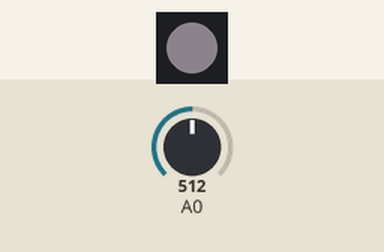
A sketch run on a simulated Arduino Uno, built with avr-gcc and run on an emulated ATmega328P. Parts: 1 RGB LEDs in strip order, left to right. Wiring (inferred from the names in the program): P9813 LEDs: data pin 5; clock pin 6. The inputs (shaded band) are chosen by the test bench; at power-on: A0 = 512. Dim RGB values are drawn brighter than linear; random numbers use the default seed unless the sketch sets one.

Above: at 4.25 s.
4.3 s: A0 set to 306
At 4.45 s:
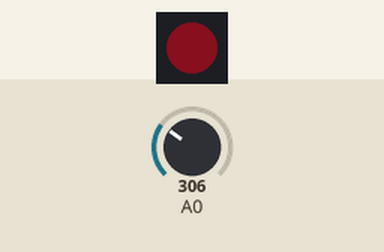
7.3 s: A0 set to 511
At 7.45 s:
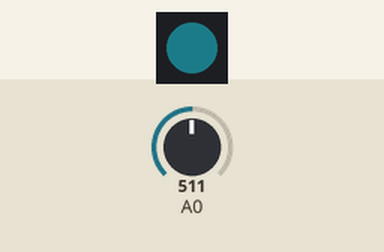
10.3 s: A0 set to 716
At 10.75 s:
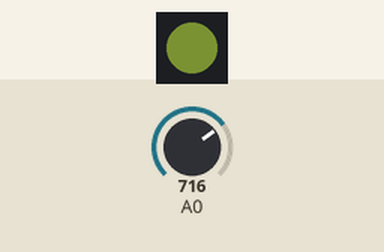
Timing chart, 0 to 19.3 s (numbered marks = the images above; inputs shaded):
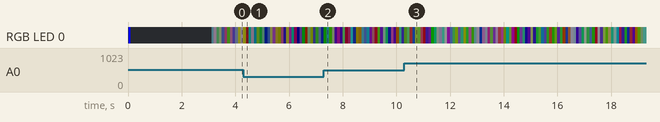

The sketch:

Test_P9813.ino
```cpp
/* Тестовая программа для Arduino по работе с драйвером трёхцветного светодиода P9813
 * Яркость светодиода задаётся с помощью потенциометра, подключённого к линии А0
 *
 *
 */

//==============================================================================
// Определения
//==============================================================================
#define uint8 unsigned char
#define uint16 unsigned int
#define uint32 unsigned long int

//данный параметр используется при управлении яркостью,
//чем меньше значение, тем больше яркость

#define BRIGHTNESS 30
//==============================================================================
// Использование аппаратной части
//==============================================================================
int Clkpin = 6;
int Datapin = 5;


//==============================================================================
// Подпрограммы
//==============================================================================
//
// Генерация тактового импульса
//
void ClkProduce(void)
{
  digitalWrite(Clkpin, LOW);
  delayMicroseconds(20);
  digitalWrite(Clkpin, HIGH);
  delayMicroseconds(20);
}
//-----------------------------------------------------------------------------
//
// Посылка 32 нулей
//
void Send32Zero(void)
{
  unsigned char i;

  for (i=0; i<32; i++)
  {
    digitalWrite(Datapin, LOW);
    ClkProduce();
  }
}
//-----------------------------------------------------------------------------
//
// Преобразование данных
// Если во входном байте сброшен бит 7, устанавливается бит 1
// Если во входном байте сброшен бит 6, устанавливается бит 0
//
uint8 TakeAntiCode(uint8 dat)
{
  uint8 tmp = 0;

  if ((dat & 0x80) == 0) {
    tmp |= 0x02;
  }

  if ((dat & 0x40) == 0) {
    tmp |= 0x01;
  }

  return tmp;
}
//-----------------------------------------------------------------------------
//
// Передача 32-х битного слова
//
void DatSend(uint32 dx)
{
  uint8 i;

  for (i = 0; i < 32; i++)
  {
    if ((dx & 0x80000000) != 0)
    {
      digitalWrite(Datapin, HIGH);
    }
    else
    {
      digitalWrite(Datapin, LOW);
    }
    dx <<= 1;
    ClkProduce();
  }
}
//-----------------------------------------------------------------------------
//
// Кодирование данных
// Входные данные: данные цветов
//
void DataDealWithAndSend(uint8 r, uint8 g, uint8 b)
{
  // Сброс 32-х разрядного результата

  uint32 dx = 0;

  dx |= (uint32)0x03 << 30;             // Установка старших битов - битов флагов
  dx |= (uint32)TakeAntiCode(b) << 28;  // Инверсия старших битов синего цвета
  dx |= (uint32)TakeAntiCode(g) << 26;  // Инверсия старших битов зелёного цвета
  dx |= (uint32)TakeAntiCode(r) << 24;  // Инверсия старших битов красного цвета

  dx |= (uint32)b << 16;                // Кодирование синего цвета
  dx |= (uint32)g << 8;                 // Кодирование зелёного цвета
  dx |= r;                              // Кодирование красного цвета

  DatSend(dx);                          // Предача данных
}

//==============================================================================
// Глобальные переменные
//==============================================================================
int t = 0;     // Loop counter
int incomingByte[37];

//==============================================================================
// Программа начальной установки
//==============================================================================
void setup()
{
  //Serial.begin(115200);
  pinMode(Datapin, OUTPUT);
  pinMode(Clkpin, OUTPUT);
  Send32Zero(); // blank all outputs in string
  //Feel free to leave this next section out until ^^^^ if you don't want to see when the Arduino inits
  for(int i = 0; i < 12; i++)
  {
    //DataDealWithAndSend(255, 255, 255);
    //DataDealWithAndSend(255, 0, 0);
    //DataDealWithAndSend(0,255, 0);
    DataDealWithAndSend(0, 0, 255);
  }

  Send32Zero();
  delay(50);
  Send32Zero(); // blank all outputs in string

  for(int i = 0; i < 12; i++)
  {
    DataDealWithAndSend(0, 0, 0);
  }

  Send32Zero();

  delay(3000);
}


//==============================================================================
// Главный цикл программы
//==============================================================================
void loop()
{
  int brightness = (int)(analogRead(A0)/BRIGHTNESS);
  if(brightness < 2) brightness = 2;
  //Serial.println(brightness);

  for(int i = 0; i < 12; i++)
  {
    DataDealWithAndSend(
      (rand() % brightness),
      (rand() % brightness),
      (rand() % brightness)
      );
  }

  Send32Zero();
  delay(50);
  Send32Zero(); // blank all outputs in string

  for(int i = 0; i < 12; i++)
  {
    DataDealWithAndSend(0, 0, 0);
  }

  Send32Zero();

}//End of void loop()
```
